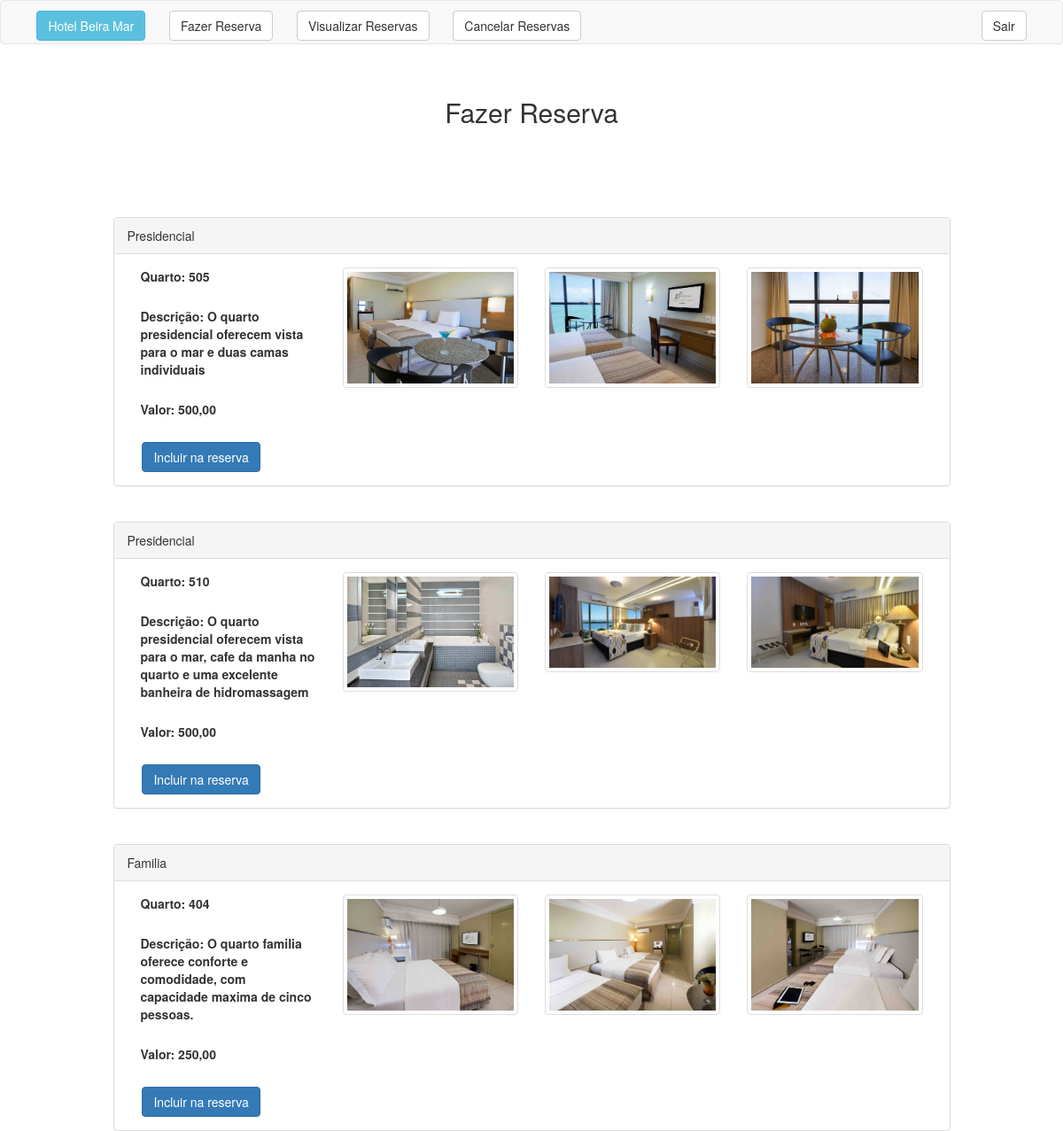
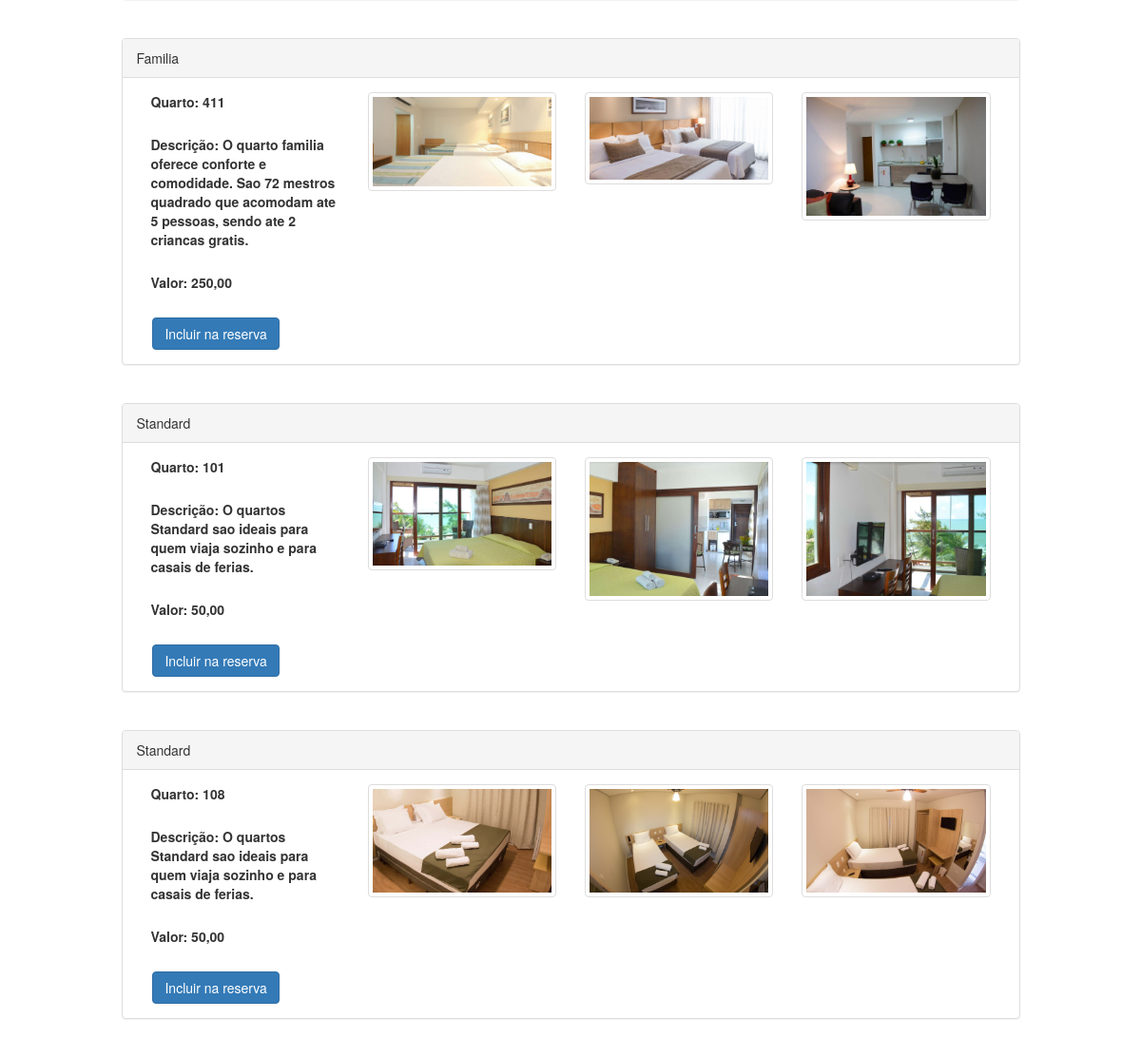
Screenshot of /fazer_reserva.php (signed in) with the database file from the repository (2 pictures, top to bottom).
### tables this page shows
CREATE TABLE `quartos` (
  `idquarto` int(11) NOT NULL AUTO_INCREMENT,
  `numero` int(11) NOT NULL,
  `valor` double NOT NULL,
  `idtipoQuartos` int(11) NOT NULL,
  `descricao` varchar(500) NOT NULL,
  PRIMARY KEY (`idquarto`),
  KEY `fk_quartos_tipoQuartos1_idx` (`idtipoQuartos`),
  CONSTRAINT `fk_quartos_tipoQuartos1` FOREIGN KEY (`idtipoQuartos`) REFERENCES `tipoQuartos` (`idtipoQuarto`) ON DELETE NO ACTION ON UPDATE NO ACTION
);

CREATE TABLE `tipoQuartos` (
  `idtipoQuarto` int(11) NOT NULL AUTO_INCREMENT,
  `nome` varchar(45) NOT NULL,
  PRIMARY KEY (`idtipoQuarto`)
);

CREATE TABLE `imagens` (
  `idimagem` int(11) NOT NULL,
  `nome` varchar(250) NOT NULL,
  `idquarto` int(11) NOT NULL,
  PRIMARY KEY (`idimagem`),
  KEY `fk_Imagens_quartos1_idx` (`idquarto`),
  CONSTRAINT `fk_Imagens_quartos1` FOREIGN KEY (`idquarto`) REFERENCES `quartos` (`idquarto`) ON DELETE NO ACTION ON UPDATE NO ACTION
);

### fazer_reserva.php (the view, shortened to what this page needs)
<?php
	include 'conexao.inc';
	$sql="select q.numero, q.idquarto, q.valor, q.descricao, t.nome from quartos q
 	inner join tipoQuartos t on t.idtipoQuarto = q.idtipoQuartos order by idtipoQuarto";
	$lista=mysqli_query($con, $sql);
?>
<!DOCTYPE>
<html lang="pt-br">
<head>
	<link rel="stylesheet" type="text/css" href="css/bootstrap.min.css">
	<link rel="stylesheet" type="text/css" href="css/estilo.css">
</head>
<body>
	<?php include "menu.php" ?>
	<div class="container">
		<div class="info">
			<br>
			<h2>Fazer Reserva</h2>
			<br>
		</div>
		<div class="alert result">
		</div>
		<br>
		<div class="row">
			<div class="col-md-10 col-md-offset-1">
				<?php while($row = mysqli_fetch_assoc($lista)):?>
					<?php
						include "conexao.inc";
						$cod=$row['idquarto'];
						$sql2="select * from imagens where idquarto=$cod";
						$lista2=mysqli_query($con, $sql2);
					?>
					<div class="panel panel-default">
						<div class="panel-heading"><?php echo $row['nome']; ?></div>
		 					<div class="panel-body">
			 					<div class="col-md-3">
									<label for="">Quarto: <?php echo $row ['numero'] ?></label>
									<br><br>
									<label for="">Descrição: <?php echo $row['descricao']; ?></label>
									<br><br>
									<label for="">Valor: <?php echo $row ['valor'] ?>,00</label>
									<br><br>
										<a class="btn btn-primary" href="incluir_reserva.php?codigo=<?php print $row['idquarto']; ?>">Incluir na reserva</a>
								</div>
								<?php while($row = mysqli_fetch_assoc($lista2)):?>
									<div class="col-md-5 col-lg-3">
										<div class="thumbnail">
											<img src="<?php echo $row['nome'];?>" alt="">
										</div>
									</div>
								<?php endwhile ?>
								<br><br>
							</div>
					</div>
					<br>
				<?php endwhile ?>
			</div>
		</div>
	</div>
</body>
</html>

### menu.php (shortened to what this page needs)
<nav class="navbar navbar-default">
     <div class="container">
	    <a class="btn btn-info btn-outline btn-circle"  data-toggle="collapse" href="index_cliente.php" aria-expanded="false" aria-controls="nav-collapse1">Hotel Beira Mar</a>
	    <a class="btn btn-default btn-outline btn-circle"  data-toggle="collapse" href="fazer_reserva.php" aria-expanded="false" aria-controls="nav-collapse1">Fazer Reserva</a>
	    <a class="btn btn-default btn-outline btn-circle"  data-toggle="collapse" href="visualizar_reserva.php" aria-expanded="false" aria-controls="nav-collapse1">Visualizar Reservas</a>
	    <a class="btn btn-default btn-outline btn-circle"  data-toggle="collapse" href="cancelar_reserva.php" aria-expanded="false" aria-controls="nav-collapse1">Cancelar Reservas</a>
	    <a class="teste btn btn-default btn-outline btn-circle"  data-toggle="collapse" href="sair.php" aria-expanded="false" aria-controls="nav-collapse1">Sair</a>
       </div>
   </nav>

### css/estilo.css (style rules this page uses)
.teste { float: right; }
.info { text-align: center; padding-left: 20%; padding-right: 20%; }
.result { text-align: center; font-size: 100%; }
a { margin:1%; }

### rows the page displays
quartos: idtipoQuartos.nome "Presidencial", numero "505", descricao "O quarto presidencial oferecem vista para o mar e duas camas individuais", valor "500"
imagens: nome (picture)
imagens: nome (picture)
imagens: nome (picture)
quartos: idtipoQuartos.nome "Presidencial", numero "510", descricao "O quarto presidencial oferecem vista para o mar, cafe da manha no quarto e uma excelente banheira de hidromassagem", valor "500"
imagens: nome (picture)
imagens: nome (picture)
imagens: nome (picture)
quartos: idtipoQuartos.nome "Familia", numero "404", descricao "O quarto familia oferece conforte e comodidade, com capacidade maxima de cinco pessoas.", valor "250"
imagens: nome (picture)
imagens: nome (picture)
imagens: nome (picture)
quartos: idtipoQuartos.nome "Familia", numero "411", descricao "O quarto familia oferece conforte e comodidade. Sao 72 mestros quadrado que acomodam ate 5 pessoas, sendo ate 2 criancas gratis.", valor "250"
imagens: nome (picture)
imagens: nome (picture)
imagens: nome (picture)
quartos: idtipoQuartos.nome "Standard", numero "101", descricao "O quartos Standard sao ideais para quem viaja sozinho e para casais de ferias.", valor "50"
imagens: nome (picture)
imagens: nome (picture)
imagens: nome (picture)
quartos: idtipoQuartos.nome "Standard", numero "108", descricao "O quartos Standard sao ideais para quem viaja sozinho e para casais de ferias.", valor "50"
imagens: nome (picture)
imagens: nome (picture)
imagens: nome (picture)
